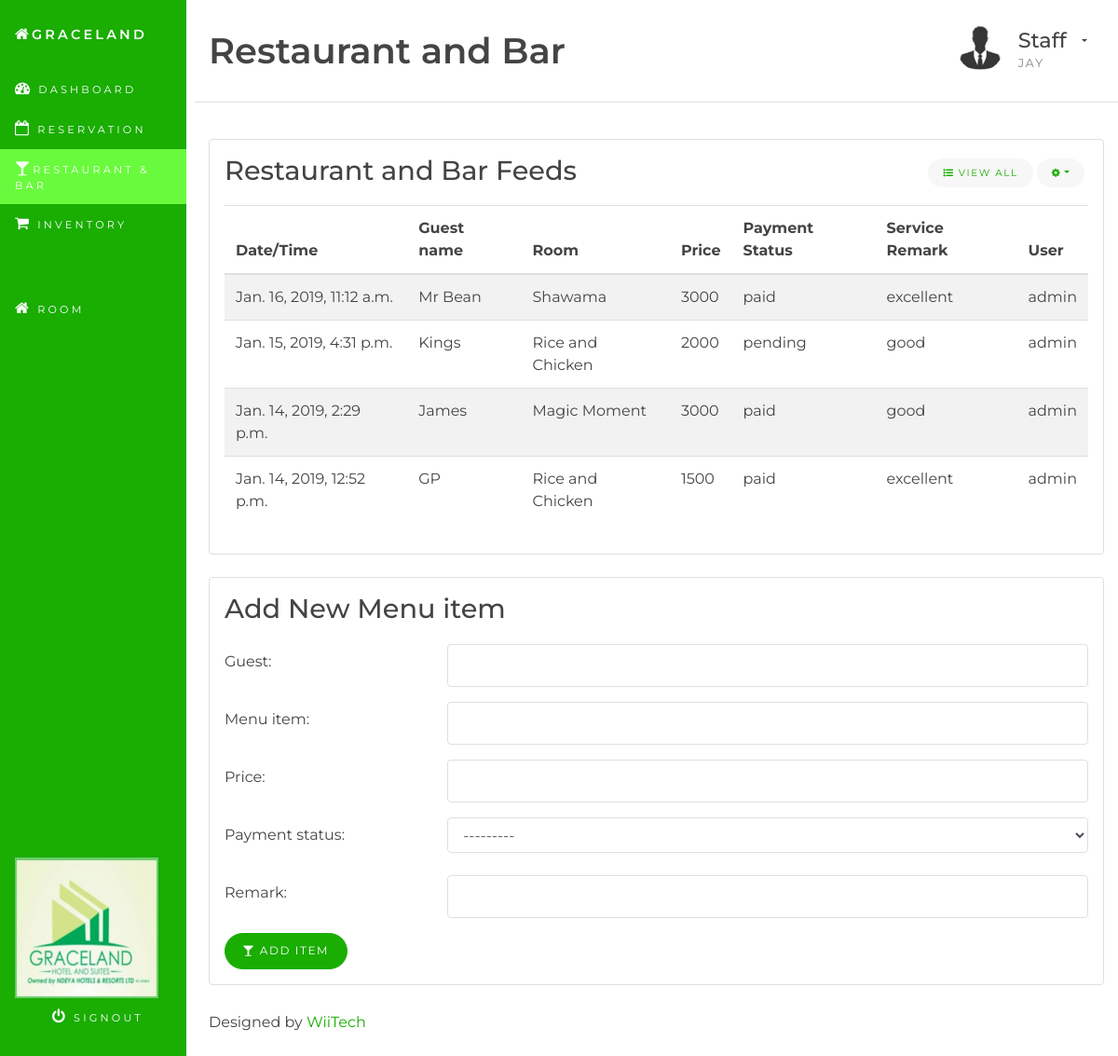
/restandbar/ (signed in), run on an earlier commit of the app's database.
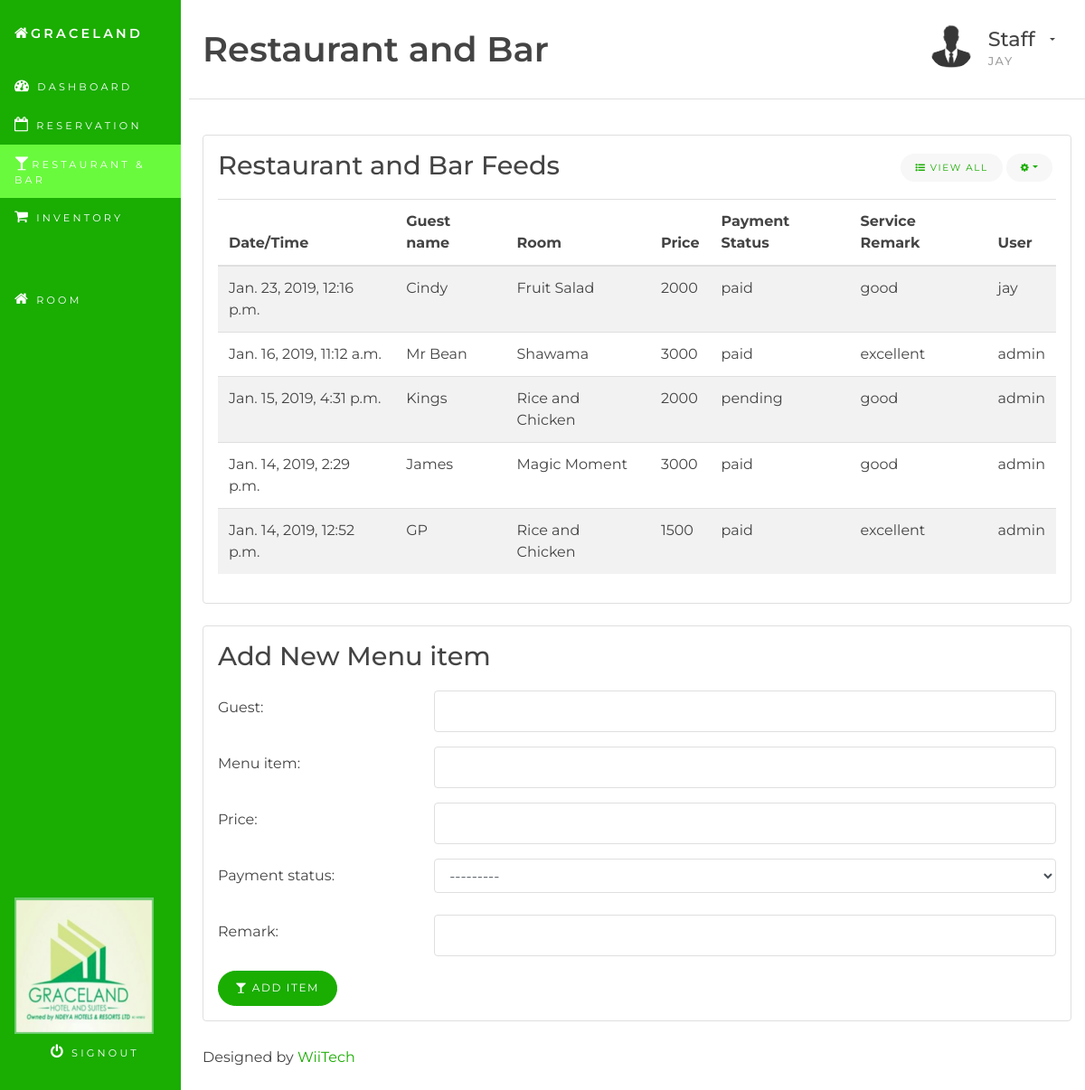
And on a later commit of the database.
### hms/models.py (models this page shows, shortened)
class Restandbar(models.Model):
    PAYMENT_CHOICES = (
        ('paid', 'Paid'),
        ('pending', 'Pending'),
    )
    time = models.DateTimeField(auto_now_add=True)
    guest = models.CharField(max_length=100)
    menu_item = models.CharField(max_length=100)
    price = models.IntegerField()
    payment_status = models.CharField(max_length=20, choices=PAYMENT_CHOICES)
    remark = models.CharField(max_length=100)
    user = models.ForeignKey(User, on_delete=models.CASCADE)
    class Meta:
        ordering = ('-time',)

### hms/views.py (the view)
# urls.py: path('restandbar/', views.restandbar, name='restandbar'),
@login_required
def restandbar(request):
    all_restandbars = Restandbar.objects.all()
    list_num = 5
    if all_restandbars.count() >= list_num:
        few_restandbars = []
        for i in range(list_num):
            few_restandbars.append(all_restandbars[i])
        all_restandbars = few_restandbars
    if request.method == 'POST':
        form = RestandbarForm(request.POST)
        if form.is_valid():
            restandbar = form.save(commit=False)
            restandbar.user = request.user
            restandbar.save()
    form = RestandbarForm()
    return render(request, 'hms/restandbar.html', {'form': form, 'all_restandbars': all_restandbars})

### hms/forms.py
class RestandbarForm(forms.ModelForm):
    class Meta:
        model = Restandbar
        exclude = ('time', 'user')
    def __init__(self, *args, **kwargs):
        super(RestandbarForm, self).__init__(*args, **kwargs)
        for fname, f in self.fields.items():
            f.widget.attrs['class'] = 'form-control'

### hms/templates/hms/restandbar.html (shortened to what this page needs)
{% extends 'base.html' %}
{% block content %}
<div class="container-fluid" id="wrapper">
	<div class="row">
		{% include 'hms/restandbar/restandbar_nav.html' %}
		<main class="col-xs-12 col-sm-8 col-lg-9 col-xl-10 pt-3 pl-4 ml-auto">
			{% include 'hms/restandbar/restandbar_head.html' %}
			<section class="row">
				<div class="col-sm-12">
					{% include 'hms/restandbar/restandbar_display.html' %}
					{% include 'hms/restandbar/restandbar_form.html' %}
					{% include 'hms/footer.html' %}
				</div>
			</section>
		</main>
	</div>
</div>
{% endblock content %}

### hms/templates/hms/restandbar/restandbar_display.html (shortened to what this page needs)
<section class="row">
    <div class="col-md-12 col-lg-12">
        <div class="card mb-4">
            <div class="card-block">
                <h3 class="card-title">Restaurant and Bar Feeds</h3>
                <div class="dropdown card-title-btn-container">
                    <button class="btn btn-sm btn-subtle" type="button"><em class="fa fa-list-ul"></em> View All</button>
                    <button class="btn btn-sm btn-subtle dropdown-toggle" type="button" data-toggle="dropdown" aria-haspopup="true" aria-expanded="false"><em class="fa fa-cog"></em></button>
                </div>
                <div class="table-responsive">
                    <table class="table table-striped">
                        <thead>
                            <tr>
                                <th>Date/Time</th>
                                <th>Guest name</th>
                                <th>Room</th>
                                <th>Price</th>
                                <th>Payment Status</th>
                                <th>Service Remark</th>
                                <th>User</th>
                            </tr>
                        </thead>
                        <tbody>
                            {% for restandbar in all_restandbars %}
                                <tr>
                                    <td>{{ restandbar.time }}</td>
                                    <td>{{ restandbar.guest }}</td>
                                    <td>{{ restandbar.menu_item }}</td>
                                    <td>{{ restandbar.price }}</td>
                                    <td>{{ restandbar.payment_status }}</td>
                                    <td>{{ restandbar.remark }}</td>
                                    <td>{{ restandbar.user }}</td>
                                </tr>
                            {% endfor %}
                        </tbody>
                    </table>
                </div>
            </div>
        </div>
    </div>
</section>

What changed in the data, as far as the page shows it:
added Restandbar: time "Jan. 23, 2019, 12:16 p.m.", guest "Cindy", menu_item "Fruit Salad", price "2000", payment_status "paid", remark "good", user "jay"
